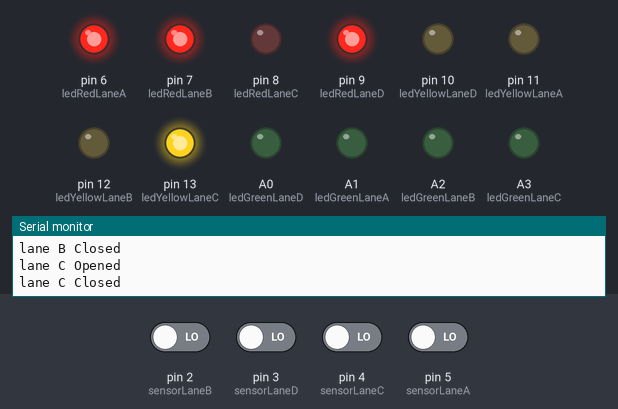
Simulated run of this sketch. Board: Arduino Uno, built with avr-gcc and run on an emulated ATmega328P. Parts: output pins drawn as LEDs (lit = HIGH), the last lines printed to the serial monitor. Inputs (shaded band) come from the test bench; at power-on: pin 2 (sensorLaneB), pin 3 (sensorLaneD), pin 4 (sensorLaneC), pin 5 (sensorLaneA) LOW.

Above: at 20.4 s.
20.5 s: pin 2 (sensorLaneB) driven HIGH
At 35.6 s:
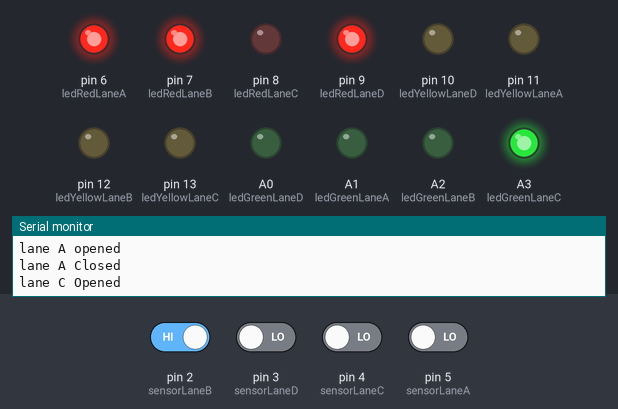
42.5 s: pin 3 (sensorLaneD) driven HIGH
At 48.3 s:
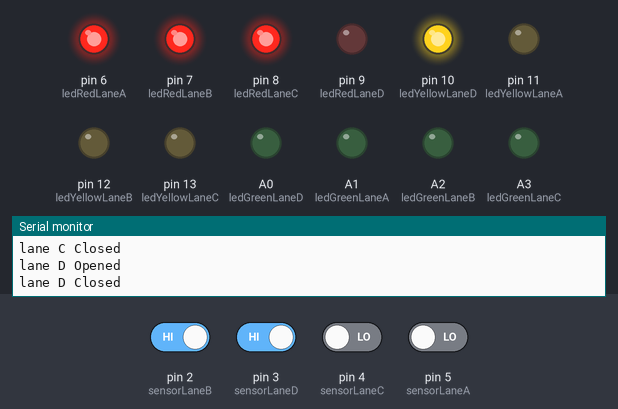
64.5 s: pin 4 (sensorLaneC) driven HIGH
At 69.2 s:
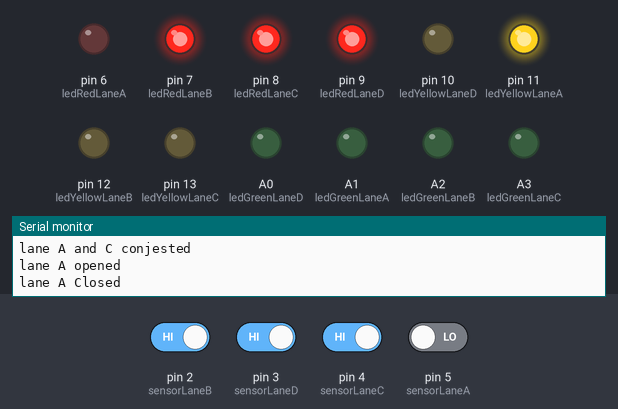
Timing chart, 0 to 78.5 s (numbered marks = the images above; inputs shaded):
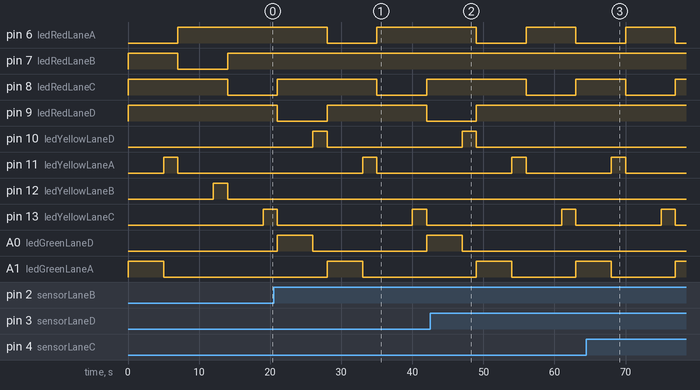

Measured:
- after the input at 20.5 s, pin 7 (ledRedLaneB): stays HIGH (without the input it goes to LOW after 14.5 s); pin 12 (ledYellowLaneB): stays LOW (without the input it goes to HIGH after 19.5 s); A2 (ledGreenLaneB): stays LOW (without the input it goes to HIGH after 14.5 s); A3 (ledGreenLaneC): LOW → HIGH after 14.5 s instead of 21.5 s
- after the input at 42.5 s, pin 9 (ledRedLaneD): goes on until 49.0 s, then stays HIGH; A0 (ledGreenLaneD): goes on until 47.0 s, then stays LOW
- after the input at 64.5 s, pin 6 (ledRedLaneA), pin 13 (ledYellowLaneC): goes on until 77.0 s, then stays LOW; pin 8 (ledRedLaneC), A1 (ledGreenLaneA): goes on until 77.0 s, then stays HIGH; pin 11 (ledYellowLaneA): goes on until 70.0 s, then stays LOW; A3 (ledGreenLaneC): goes on until 75.0 s, then stays LOW

The sketch:

Smart_Traffic_Control_System.ino
```cpp
#define sensorLaneA 5 //sensor for lane A
#define sensorLaneB 2 //sensor for lane B
#define sensorLaneC 4 //sensor for lane C
#define sensorLaneD 3 //sensor for lane D
#define ledRedLaneA 6 //Traffic red led for lane A
#define ledRedLaneB 7 //Traffic red led for lane B
#define ledRedLaneC 8 //Traffic red led for lane C
#define ledRedLaneD 9 //Traffic red led for lane D
#define ledYellowLaneA 11 //Traffic yellow led for lane A
#define ledYellowLaneB 12 //Traffic yellow led for lane B
#define ledYellowLaneC 13 //Traffic yellow led for lane C
#define ledYellowLaneD 10 //Traffic yellow led for lane D
#define ledGreenLaneA A1 //Traffic Green led for lane A
#define ledGreenLaneB A2 //Traffic Green led for lane B
#define ledGreenLaneC A3 //Traffic Green led for lane C
#define ledGreenLaneD A0 //Traffic Green led for lane D


void setup() {
  //serial baud rate setup
  Serial.begin(9600);
  //pin mode setup declartion of sensors for lane A,B,C and D
  pinMode(sensorLaneA,INPUT);
  pinMode(sensorLaneB,INPUT);
  pinMode(sensorLaneC,INPUT);
  pinMode(sensorLaneD,INPUT);
  //pin mode setup declartion of traffic ligts of lane A
  pinMode(ledRedLaneA,OUTPUT);
  pinMode(ledYellowLaneA,OUTPUT);
  pinMode(ledGreenLaneA,OUTPUT);
  //pin mode setup declaration of traffic ligts of lane B
  pinMode(ledRedLaneB,OUTPUT);
  pinMode(ledYellowLaneB,OUTPUT);
  pinMode(ledGreenLaneB,OUTPUT);
  //pin mode setup declaration of traffic ligt of lane C
  pinMode(ledRedLaneC,OUTPUT);
  pinMode(ledYellowLaneC,OUTPUT);
  pinMode(ledGreenLaneC,OUTPUT);
  //pin mode setup declaration of traffic ligts of lane D
  pinMode(ledRedLaneD,OUTPUT);
  pinMode(ledYellowLaneD,OUTPUT);
  pinMode(ledGreenLaneD,OUTPUT);


}

void loop() {

  int laneA = digitalRead(sensorLaneA);
  int laneB = digitalRead(sensorLaneB);
  int laneC = digitalRead(sensorLaneC);
  int laneD = digitalRead(sensorLaneD);


  if (!Congested(laneA, laneB, laneC, laneD)){
    Serial.println("Default "+(String)laneA+" "+(String)laneB+" "+(String)laneC+" "+(String)laneD);
    congestLaneCheck(laneA, laneB, laneC, laneD);
  }else if(Congested(laneA, laneB, laneC, laneD)) {
    congestLaneCheck(laneA, laneB, laneC, laneD);
  }
}
boolean Congested(int A, int B, int C, int D){
  if (A == 1 && B == 1 && C == 1 && D == 1){
    return false;
  }else{
    return true;
  }
}
void congestLaneCheck(int A, int B, int C, int D){
  char lane = 'A';
  switch (lane){
    case 'A':
      if(A == 0 && B == 1 && C == 1 && D == 1){
        Serial.println("lane A conjested");
        openLaneA();
        break;
      }
    case 'B':
      if(A == 1 && B == 0 && C == 1 && D == 1){
        Serial.println("lane B conjested");
        openLaneB();
        break;
      }
    case 'C':
      if(A == 0 && B == 0 && C == 1 && D == 1){
        Serial.println("lane A and B conjested");
        openLaneA();
        closeLaneA();
        openLaneB();
        closeLaneB();
        break;
      }
    case 'D':
      if(A == 1 && B == 1 && C == 0 && D == 1){
        Serial.println("lane C conjested");
        openLaneC();
        break;
      }
    case 'E':
      if(A == 0 && B == 1 && C == 0 && D == 1){
        Serial.println("lane A and C conjested");
        openLaneA();
        closeLaneA();
        openLaneC();
        closeLaneC();
        break;
      }
    case 'F':
      if(A == 1 && B == 0 && C == 0 && D == 1){
        Serial.println("lane B and C conjested");
        openLaneB();
        closeLaneB();
        openLaneC();
        closeLaneC();
        break;
      }
    case 'G':
    if(A == 0 && B == 0 && C == 0 && D == 1){
        Serial.println("lane A, B and C conjested");
        openLaneA();
        closeLaneA();
        openLaneB();
        closeLaneB();
        openLaneC();
        closeLaneC();
        break;
      }
    case 'H':
    if(A == 1 && B == 1 && C == 1 && D == 0){
        Serial.println("lane D conjested");
        openLaneD();
        break;
      }
    case 'I':
    if(A == 0 && B == 1 && C == 1 && D == 0){
        Serial.println("lane A and D conjested");
        openLaneA();
        closeLaneA();
        openLaneD();
        closeLaneD();
        break;
      }
    case 'J':
    if(A == 1 && B == 0 && C == 1 && D == 0){
        Serial.println("lane B and D conjested");
        openLaneB();
        closeLaneB();
        openLaneD();
        closeLaneD();
        break;
      }
    case 'K':
    if(A == 0 && B == 0 && C == 1 && D == 0){
        Serial.println("lane A,B and D conjested");
        openLaneA();
        closeLaneA();
        openLaneB();
        closeLaneB();
        openLaneD();
        closeLaneD();
        break;
      }
    case 'L':
    if(A == 1 && B == 1 && C == 0 && D == 0){
        Serial.println("lane C and D conjested");
        openLaneC();
        closeLaneC();
        openLaneD();
        closeLaneD();
        break;
      }
    case 'M':
    if(A == 0 && B == 1 && C == 0 && D == 0){
        Serial.println("lane A, C and D conjested");
        openLaneA();
        closeLaneA();
        openLaneC();
        closeLaneC();
        openLaneD();
        closeLaneD();
        break;
      }
    case 'N':
    if(A == 1 && B == 0 && C == 0 && D == 0){
        Serial.println("lane B, C and D conjested");
        openLaneB();
        closeLaneB();
        openLaneC();
        closeLaneC();
        openLaneD();
        closeLaneD();
        break;
      }
    default:
        Serial.println("all lane conjested");
        openLaneA();
        closeLaneA();
        openLaneB();
        closeLaneB();
        openLaneC();
        closeLaneC();
        openLaneD();
        closeLaneD();
        break;
  }
}
void openLaneA(){
  Serial.println("lane A opened");
  digitalWrite(ledRedLaneB,HIGH);
  digitalWrite(ledRedLaneC,HIGH);
  digitalWrite(ledRedLaneD,HIGH);
  digitalWrite(ledGreenLaneA,HIGH);
  digitalWrite(ledGreenLaneB,LOW);
  digitalWrite(ledGreenLaneC,LOW);
  digitalWrite(ledGreenLaneD,LOW);
  digitalWrite(ledYellowLaneA,LOW);
  digitalWrite(ledRedLaneA,LOW);
  delay(5000);
}
void closeLaneA(){
  Serial.println("lane A Closed");
  digitalWrite(ledRedLaneB,HIGH);
  digitalWrite(ledRedLaneC,HIGH);
  digitalWrite(ledRedLaneD,HIGH);
  digitalWrite(ledGreenLaneA,LOW);
  digitalWrite(ledYellowLaneA,HIGH);
  digitalWrite(ledRedLaneA,LOW);
  delay(2000);
  digitalWrite(ledRedLaneD,LOW);
  digitalWrite(ledRedLaneC,LOW);
  digitalWrite(ledRedLaneB,LOW);
  digitalWrite(ledGreenLaneA,LOW);
  digitalWrite(ledYellowLaneA,LOW);
  digitalWrite(ledRedLaneA,HIGH);

}
void openLaneB(){
  Serial.println("lane B Opened");
  digitalWrite(ledRedLaneA,HIGH);
  digitalWrite(ledRedLaneC,HIGH);
  digitalWrite(ledRedLaneD,HIGH);
  digitalWrite(ledGreenLaneB,HIGH);
  digitalWrite(ledGreenLaneA,LOW);
  digitalWrite(ledGreenLaneC,LOW);
  digitalWrite(ledGreenLaneD,LOW);
  digitalWrite(ledYellowLaneB,LOW);
  digitalWrite(ledRedLaneB,LOW);
  delay(5000);
}
void closeLaneB(){
  Serial.println("lane B Closed");
  digitalWrite(ledRedLaneD,HIGH);
  digitalWrite(ledRedLaneC,HIGH);
  digitalWrite(ledRedLaneA,HIGH);
  digitalWrite(ledGreenLaneB,LOW);
  digitalWrite(ledYellowLaneB,HIGH);
  digitalWrite(ledRedLaneB,LOW);
  delay(2000);
  digitalWrite(ledRedLaneD,LOW);
  digitalWrite(ledRedLaneC,LOW);
  digitalWrite(ledRedLaneA,LOW);
  digitalWrite(ledGreenLaneB,LOW);
  digitalWrite(ledYellowLaneB,LOW);
  digitalWrite(ledRedLaneB,HIGH);

}
void openLaneC(){
  Serial.println("lane C Opened");
  digitalWrite(ledRedLaneD,HIGH);
  digitalWrite(ledRedLaneA,HIGH);
  digitalWrite(ledRedLaneB,HIGH);
  digitalWrite(ledGreenLaneC,HIGH);
  digitalWrite(ledGreenLaneA,LOW);
  digitalWrite(ledGreenLaneB,LOW);
  digitalWrite(ledGreenLaneD,LOW);
  digitalWrite(ledYellowLaneC,LOW);
  digitalWrite(ledRedLaneC,LOW);
  delay(5000);
}
void closeLaneC(){
  Serial.println("lane C Closed");
  digitalWrite(ledRedLaneD,HIGH);
  digitalWrite(ledRedLaneA,HIGH);
  digitalWrite(ledRedLaneB,HIGH);
  digitalWrite(ledGreenLaneC,LOW);
  digitalWrite(ledYellowLaneC,HIGH);
  digitalWrite(ledRedLaneC,LOW);
  delay(2000);
  digitalWrite(ledRedLaneD,LOW);
  digitalWrite(ledRedLaneA,LOW);
  digitalWrite(ledRedLaneB,LOW);
  digitalWrite(ledGreenLaneC,LOW);
  digitalWrite(ledYellowLaneC,LOW);
  digitalWrite(ledRedLaneC,HIGH);

}
void openLaneD(){
  Serial.println("lane D Opened");
  digitalWrite(ledRedLaneA,HIGH);
  digitalWrite(ledRedLaneC,HIGH);
  digitalWrite(ledRedLaneB,HIGH);
  digitalWrite(ledGreenLaneD,HIGH);
  digitalWrite(ledGreenLaneA,LOW);
  digitalWrite(ledGreenLaneB,LOW);
  digitalWrite(ledGreenLaneC,LOW);
  digitalWrite(ledYellowLaneD,LOW);
  digitalWrite(ledRedLaneD,LOW);
  delay(5000);
}
void closeLaneD(){
  Serial.println("lane D Closed");
  digitalWrite(ledRedLaneA,HIGH);
  digitalWrite(ledRedLaneC,HIGH);
  digitalWrite(ledRedLaneB,HIGH);
  digitalWrite(ledGreenLaneD,LOW);
  digitalWrite(ledYellowLaneD,HIGH);
  digitalWrite(ledRedLaneD,LOW);
  delay(2000);
  digitalWrite(ledRedLaneD,LOW);
  digitalWrite(ledRedLaneA,LOW);
  digitalWrite(ledRedLaneB,LOW);
  digitalWrite(ledGreenLaneD,LOW);
  digitalWrite(ledYellowLaneD,LOW);
  digitalWrite(ledRedLaneD,HIGH);

}
```
